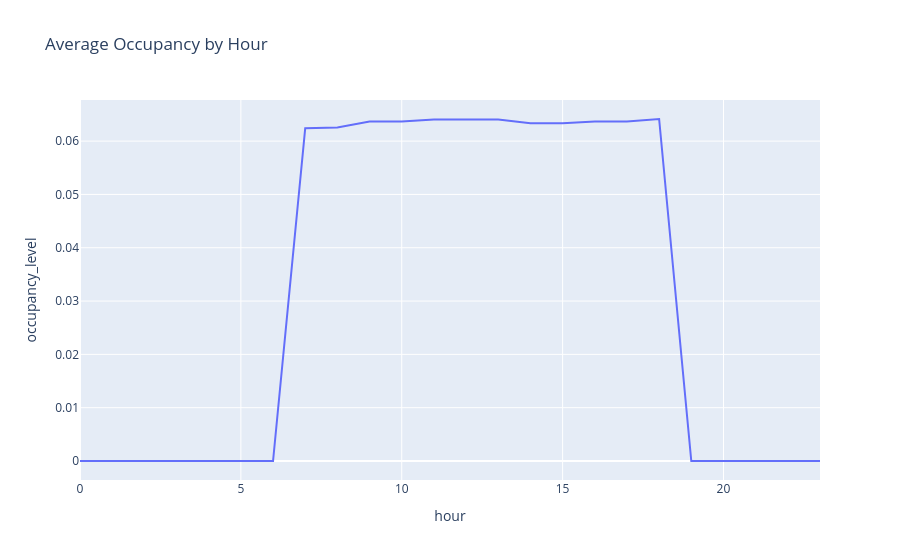

Notebook cell for this chart:
### Code cell
# Cell 1: Import Libraries and Setup
import pandas as pd
import numpy as np
import plotly.express as px
import plotly.graph_objects as go
from plotly.subplots import make_subplots
from datetime import datetime, timedelta

# Configure pandas display options
pd.set_option('display.max_columns', None)
pd.set_option('display.max_rows', 50)

# Constants for the analysis
PREDICTION_CATEGORIES = {
    0: 'No prediction',
    1: 'High availability (>80%)',
    2: 'Medium availability (30-80%)',
    3: 'Low availability (<10%)'
}

# Cell 2: Load and Process Data
def load_and_process_data(file_path):
    """Load and process the parking data."""
    try:
        # Load the data
        df = pd.read_csv(file_path)
        
        # Convert datetime
        df['datetime'] = pd.to_datetime(df['datetime'])
        
        # Add time-based features
        df['hour'] = df['datetime'].dt.hour
        df['minute'] = df['datetime'].dt.minute
        df['day_of_week'] = df['datetime'].dt.dayofweek  # 0=Monday, 6=Sunday
        df['is_weekend'] = df['day_of_week'].isin([5, 6])
        
        # Create time slot index (each 5 minutes)
        df['time_slot'] = df['hour'] * 12 + (df['minute'] // 5)
        
        print("Data Processing Summary:")
        print("-" * 50)
        print(f"Total records: {len(df):,}")
        print(f"Date range: {df['datetime'].min()} to {df['datetime'].max()}")
        print("\nParking Zone Types:")
        print(df['tipo'].value_counts())
        print("\nOccupancy Level Distribution:")
        print(df['occupancy_level'].value_counts().sort_index())
        
        return df
    
    except Exception as e:
        print(f"Error in data loading: {str(e)}")
        return None

# Test the data loading
df = load_and_process_data('/Users/adrianiraeguialvear/OnSpot_Predictive_Model/data/feature_engineered_data.csv')

# Cell 3: Create a simple test plot
if df is not None:
    try:
        # Create a simple line plot of average occupancy by hour
        fig = px.line(
            df.groupby('hour')['occupancy_level'].mean().reset_index(),
            x='hour',
            y='occupancy_level',
            title='Average Occupancy by Hour'
        )
        fig.show()
    except Exception as e:
        print(f"Error creating test plot: {str(e)}")

### Figure 1 — Plotly figure (JSON) as saved in the notebook; plotly's stock layout.template omitted (floating-point values rounded to 4 significant figures)
{"data": [{"hovertemplate": "hour=%{x}<br>occupancy_level=%{y}<extra></extra>", "legendgroup": "", "line": {"color": "#636efa", "dash": "solid"}, "marker": {"symbol": "circle"}, "mode": "lines", "name": "", "orientation": "v", "showlegend": false, "type": "scatter", "x": [0, 1, 2, 3, 4, 5, 6, 7, 8, 9, 10, 11, 12, 13, 14, 15, 16, 17, 18, 19, 20, 21, 22, 23], "xaxis": "x", "y": [0.0, 0.0, 0.0, 0.0, 0.0, 0.0, 0.0, 0.06243, 0.06254, 0.0637, 0.0637, 0.06406, 0.06406, 0.06406, 0.06333, 0.06333, 0.0637, 0.0637, 0.06415, 0.0, 0.0, 0.0, 0.0, 0.0], "yaxis": "y"}], "layout": {"legend": {"tracegroupgap": 0}, "title": {"text": "Average Occupancy by Hour"}, "xaxis": {"anchor": "y", "domain": [0, 1], "title": {"text": "hour"}}, "yaxis": {"anchor": "x", "domain": [0, 1], "title": {"text": "occupancy_level"}}}}
